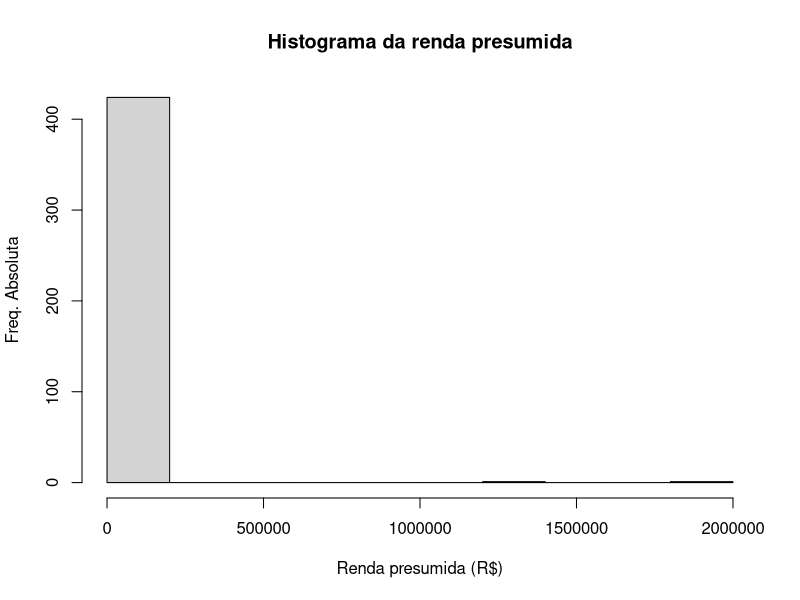
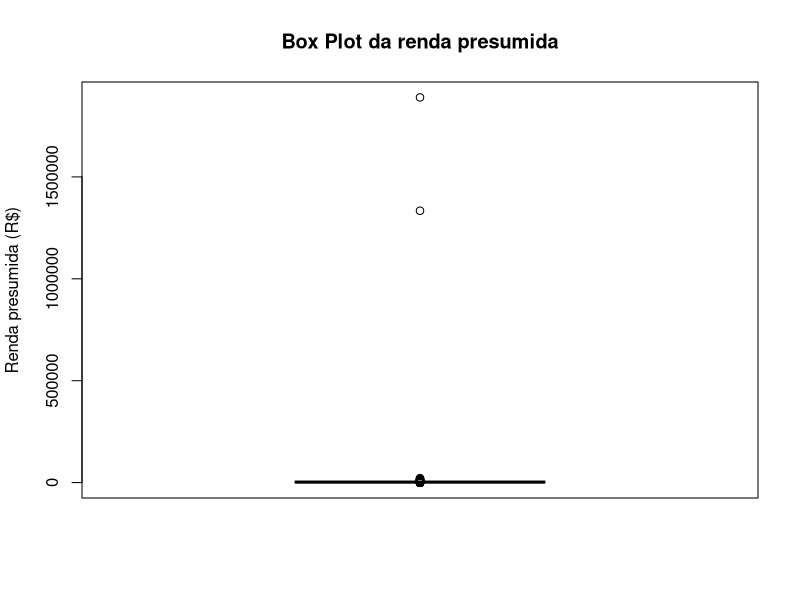
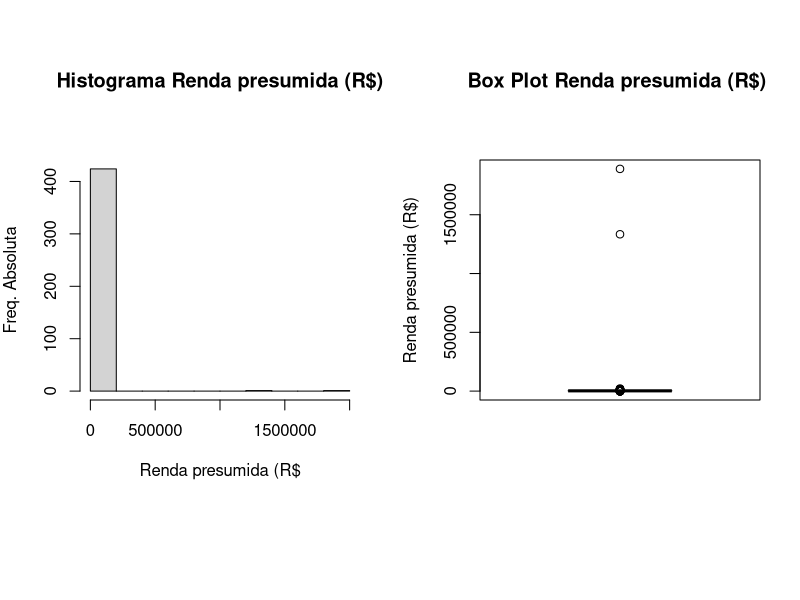
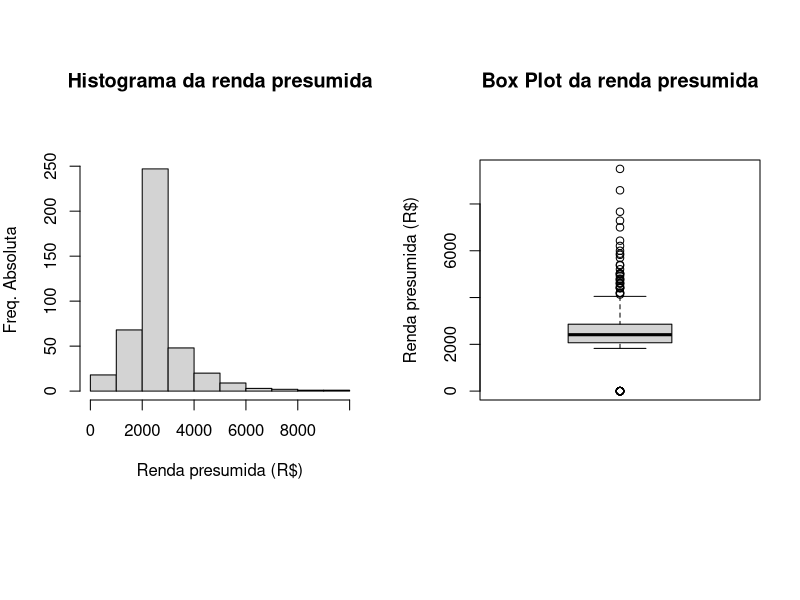
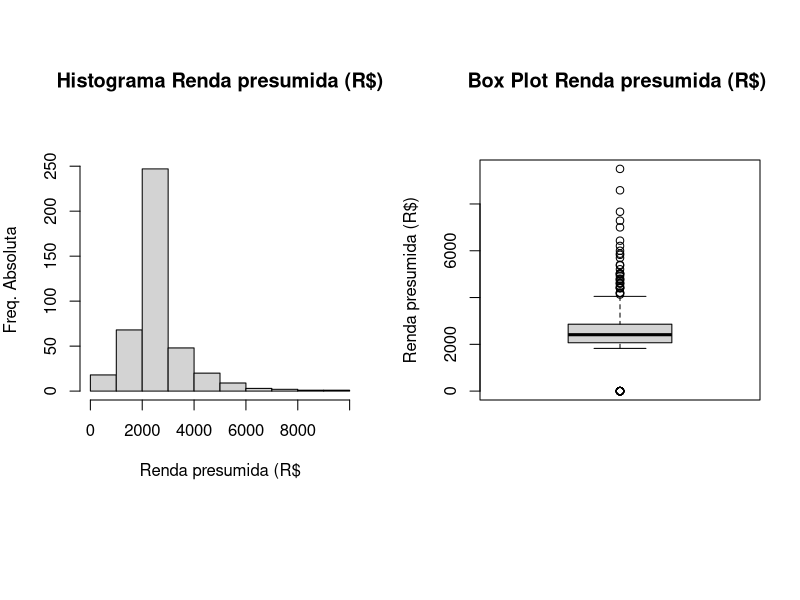
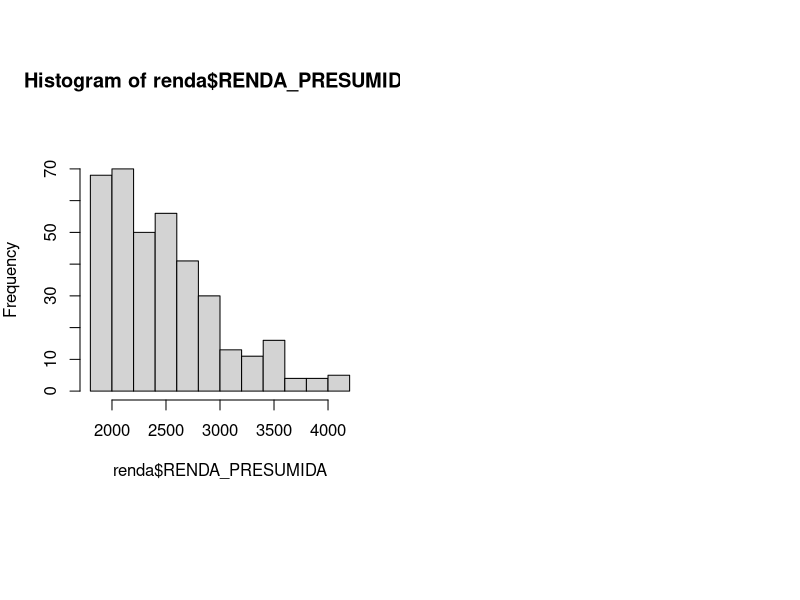

Write the R code that produced these figures, in order.
install.packages("tidyverse")
library(tidyverse)
library(tidyr) 


# Importar os dados no formato Data frame 
library(readr)
cadastro <- read_csv("amostra_pf1.csv")
View(cadastro)

# Acessando os elementos no data frame [linha,coluna]
cadastro[2,3]
cadastro[2,]
cadastro[,2]


# tipos de variaveis
str(cadastro)

# Medidas resumo 1
summary(cadastro)



# mudar o formato da variavel numerica para texto
cadastro$CEP = factor(cadastro$CEP)
cadastro$CEP_A = factor(cadastro$CEP_A)
cadastro$LATITUDE = factor(cadastro$LATITUDE)
cadastro$LONGITUDE = factor(cadastro$LONGITUDE)
cadastro$DDD_CELULAR = factor(cadastro$DDD_CELULAR)
cadastro$DDD_CELULAR_2 = factor(cadastro$DDD_CELULAR_2)
cadastro$CNPJ_CREDOR = factor(cadastro$CNPJ_CREDOR)
cadastro$STATUS_CONSENTIMENTO = factor(cadastro$STATUS_CONSENTIMENTO)

# tipos de variaveis
str(cadastro)


# Medidas resumo 
summary(cadastro)


# Recomendado para evitar a necessidade de informar o nome 
# do dataframe$nome da variavel
attach(cadastro)

#summarise 
# Apresenta as estatisticas
summarise(cadastro, media= mean(RENDA_PRESUMIDA),desvio_padrao=sd(RENDA_PRESUMIDA))
cv= sd(RENDA_PRESUMIDA)/mean(RENDA_PRESUMIDA);cv

# presen?a de missing na variavel
summarise(cadastro, media= mean(IDADE),desvio_padrao=sd(IDADE),length(IDADE))
cv= sd(IDADE)/mean(IDADE);cv

summarise(cadastro, media= mean(IDADE, na.rm=TRUE),desvio_padrao=sd(IDADE, na.rm=TRUE),length(IDADE))
cv= sd(IDADE, na.rm=TRUE)/mean(IDADE, na.rm=TRUE);cv


#Graficos
hist(RENDA_PRESUMIDA, xlab="Renda presumida (R$)", ylab="Freq. Absoluta", main="Histograma da renda presumida")

boxplot(RENDA_PRESUMIDA, ylab="Renda presumida (R$)", main="Box Plot da renda presumida")


par(mfrow=c(1,2))
par(mar=c(10,4,8,2))
hist(RENDA_PRESUMIDA, xlab="Renda presumida (R$", ylab="Freq. Absoluta", main="Histograma Renda presumida (R$)")
boxplot(RENDA_PRESUMIDA, ylab="Renda presumida (R$)", main="Box Plot Renda presumida (R$) ")


summary(RENDA_PRESUMIDA)
#Selecionar o conjunto de dados
renda =filter(cadastro,RENDA_PRESUMIDA < 10000) 

attach(renda)

hist(renda$RENDA_PRESUMIDA, xlab="Renda presumida (R$)", ylab="Freq. Absoluta", main="Histograma da renda presumida")

boxplot(renda$RENDA_PRESUMIDA, ylab="Renda presumida (R$)", main="Box Plot da renda presumida")

summary(RENDA_PRESUMIDA)

par(mfrow=c(1,2))
par(mar=c(10,4,8,2))
hist(RENDA_PRESUMIDA, xlab="Renda presumida (R$", ylab="Freq. Absoluta", main="Histograma Renda presumida (R$)")
boxplot(RENDA_PRESUMIDA, ylab="Renda presumida (R$)", main="Box Plot Renda presumida (R$) ")



attach(cadastro)
# Medidas resumo da base completa
summary(RENDA_PRESUMIDA)
summarise(cadastro, media= mean(RENDA_PRESUMIDA),desvio_padrao=sd(RENDA_PRESUMIDA))
cv= sd(RENDA_PRESUMIDA)/mean(RENDA_PRESUMIDA);cv


#Criar a vari?vel outlier_renda na base de dados
cadastro$outlier_renda =cadastro$RENDA_PRESUMIDA
cadastro$outlier_renda =ifelse(cadastro$outlier_renda< -500,"2",ifelse(cadastro$outlier_renda>=-500&cadastro$outlier_renda<784,"1",ifelse(cadastro$outlier_renda>=784&cadastro$outlier_renda<=4208,"0",ifelse(cadastro$outlier_renda>4208&cadastro$outlier_renda<=5492,"1","2"))))

# Quantos outliers? Quantos pontos extremos?
cadastro$outlier_renda=factor(cadastro$outlier_renda)
table(cadastro$outlier_renda)




attach(cadastro)
#(1) Apresente as medidas resumo da vari?vel renda presumida 
summarise(cadastro, media= mean(RENDA_PRESUMIDA),desvio_padrao=sd(RENDA_PRESUMIDA))
cv= sd(RENDA_PRESUMIDA)/mean(RENDA_PRESUMIDA);cv



# (2) Apresente as medidas resumo da vari?vel renda presumida sem os outliers
#Selecionar o conjunto de dados
renda =filter(cadastro,cadastro$outlier_renda == 0) 
summarise(renda, media= mean(RENDA_PRESUMIDA),desvio_padrao=sd(RENDA_PRESUMIDA))
cv= sd(renda$RENDA_PRESUMIDA)/mean(renda$RENDA_PRESUMIDA);cv


#Apresente o histograma sem os outliers
hist(renda$RENDA_PRESUMIDA)
